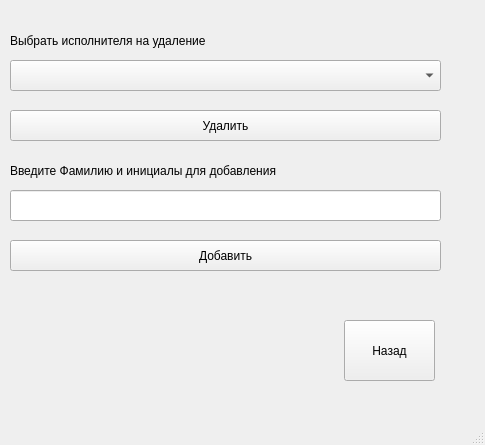
<?xml version="1.0" encoding="UTF-8"?>
<ui version="4.0">
 <class>IspolnWindow</class>
 <widget class="QMainWindow" name="IspolnWindow">
  <property name="geometry">
   <rect>
    <x>0</x>
    <y>0</y>
    <width>485</width>
    <height>445</height>
   </rect>
  </property>
  <property name="windowTitle">
   <string>Сбор-SN</string>
  </property>
  <widget class="QWidget" name="centralwidget">
   <widget class="QComboBox" name="comboBox">
    <property name="geometry">
     <rect>
      <x>10</x>
      <y>60</y>
      <width>431</width>
      <height>31</height>
     </rect>
    </property>
    <property name="styleSheet">
     <string notr="true">font: 14pt &quot;MS Shell Dlg 2&quot;;</string>
    </property>
   </widget>
   <widget class="QLineEdit" name="lineEdit">
    <property name="geometry">
     <rect>
      <x>10</x>
      <y>190</y>
      <width>431</width>
      <height>31</height>
     </rect>
    </property>
    <property name="styleSheet">
     <string notr="true">font: 14pt &quot;MS Shell Dlg 2&quot;;</string>
    </property>
   </widget>
   <widget class="QPushButton" name="pushButton">
    <property name="geometry">
     <rect>
      <x>10</x>
      <y>240</y>
      <width>431</width>
      <height>31</height>
     </rect>
    </property>
    <property name="styleSheet">
     <string notr="true">font: 14pt &quot;MS Shell Dlg 2&quot;;</string>
    </property>
    <property name="text">
     <string>Добавить</string>
    </property>
   </widget>
   <widget class="QPushButton" name="pushButton_2">
    <property name="geometry">
     <rect>
      <x>10</x>
      <y>110</y>
      <width>431</width>
      <height>31</height>
     </rect>
    </property>
    <property name="styleSheet">
     <string notr="true">font: 14pt &quot;MS Shell Dlg 2&quot;;</string>
    </property>
    <property name="text">
     <string>Удалить</string>
    </property>
   </widget>
   <widget class="QLabel" name="label">
    <property name="geometry">
     <rect>
      <x>10</x>
      <y>30</y>
      <width>351</width>
      <height>21</height>
     </rect>
    </property>
    <property name="styleSheet">
     <string notr="true">font: 14pt &quot;MS Shell Dlg 2&quot;;</string>
    </property>
    <property name="text">
     <string>Выбрать исполнителя на удаление</string>
    </property>
   </widget>
   <widget class="QLabel" name="label_2">
    <property name="geometry">
     <rect>
      <x>10</x>
      <y>160</y>
      <width>431</width>
      <height>21</height>
     </rect>
    </property>
    <property name="styleSheet">
     <string notr="true">font: 14pt &quot;MS Shell Dlg 2&quot;;</string>
    </property>
    <property name="text">
     <string>Введите Фамилию и инициалы для добавления</string>
    </property>
   </widget>
   <widget class="QPushButton" name="pushButton_3">
    <property name="geometry">
     <rect>
      <x>344</x>
      <y>320</y>
      <width>91</width>
      <height>61</height>
     </rect>
    </property>
    <property name="styleSheet">
     <string notr="true">font: 14pt &quot;MS Shell Dlg 2&quot;;</string>
    </property>
    <property name="text">
     <string>Назад</string>
    </property>
   </widget>
  </widget>
  <widget class="QStatusBar" name="statusbar"/>
 </widget>
 <resources/>
 <connections/>
</ui>
